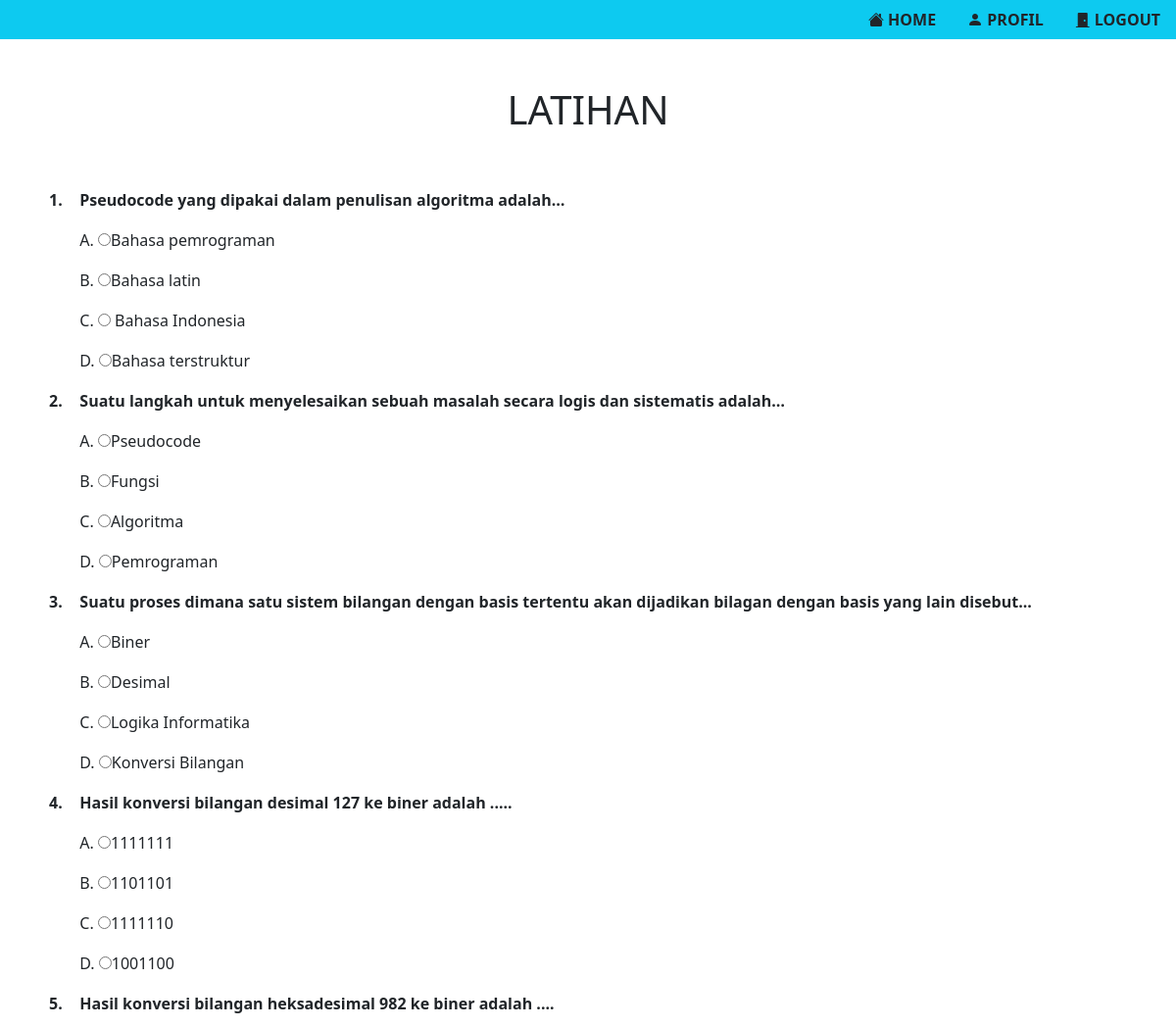
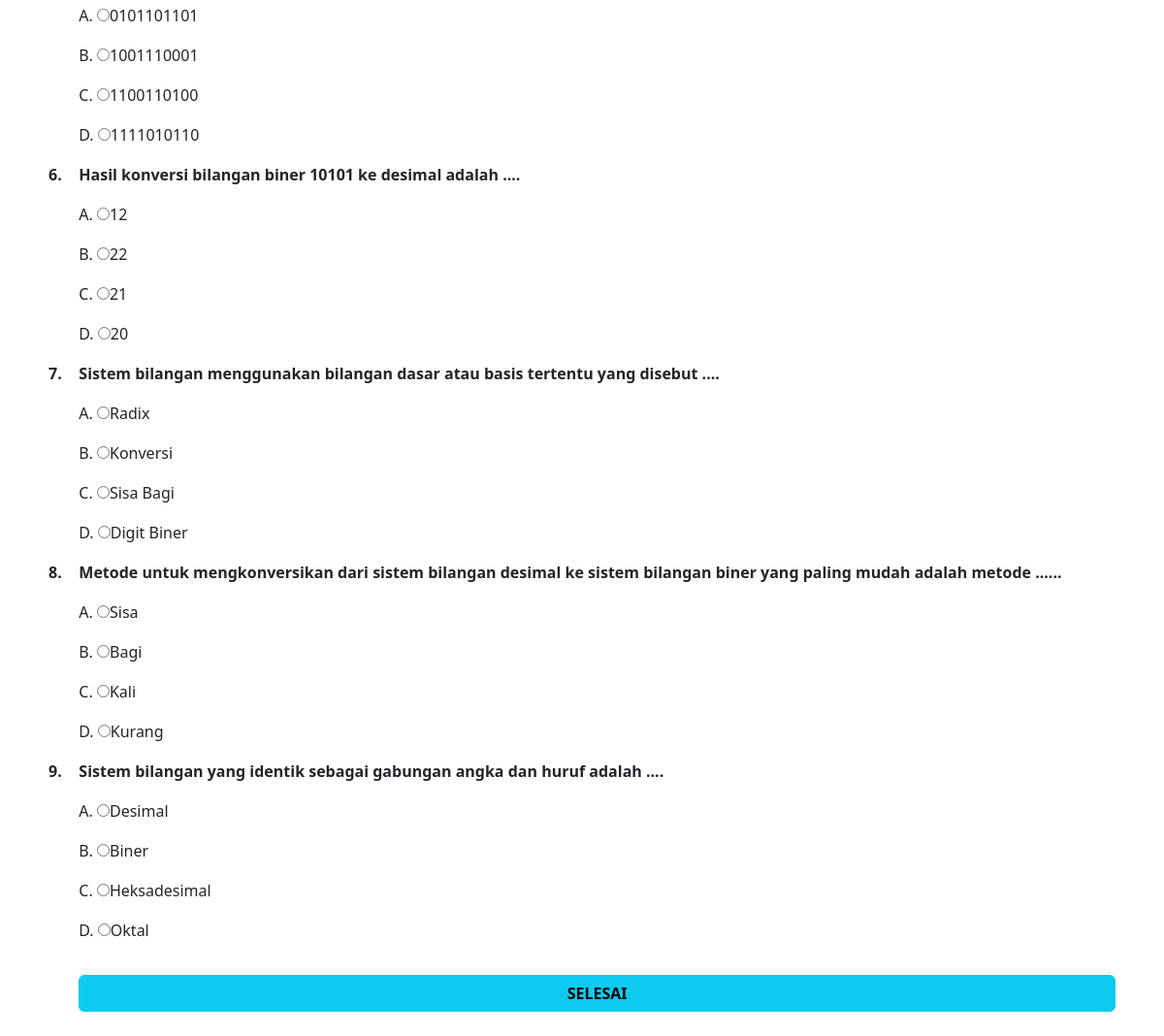
Screenshot of /soal.php (signed in) with the database file from the repository (2 pictures, top to bottom).
### tables this page shows
CREATE TABLE `soals` (
  `id` int(11) NOT NULL,
  `soal` text NOT NULL,
  `a` varchar(50) NOT NULL,
  `b` varchar(50) NOT NULL,
  `c` varchar(50) NOT NULL,
  `d` varchar(50) NOT NULL,
  `kunci` varchar(50) NOT NULL,
  `tanggal` date NOT NULL,
  `aktif` enum('Y','N') NOT NULL
);

### soal.php (the view, shortened to what this page needs)
<?php
include './source/execution/connection.php';
?>
<!DOCTYPE html>
<html lang="en">
<head>
    <link rel="stylesheet" href="./source/css/master.css">
    <link rel="stylesheet" href="./source/css/bootstrap.css">
    <link rel="stylesheet" href="https://cdn.jsdelivr.net/npm/bootstrap-icons@1.9.1/font/bootstrap-icons.css">
</head>
<body>
    <div class="bg-info">
        <ul class="nav justify-content-end">
            <li class="nav-item transform-zoom">
                <a class="nav-link none text-dark fw-bold" href="student.php"><i class="bi bi-house-fill"></i> HOME</a>
            </li>
            <li class="nav-item transform-zoom">
                <a class="nav-link none text-dark fw-bold" href="profil.php"><i class="bi bi-person-fill"></i> PROFIL</a>
            </li>
            <li class="nav-item transform-zoom">
                <a class="nav-link none text-dark fw-bold" href="exit.php"><i class="bi bi-door-closed-fill"></i> LOGOUT</a>
            </li>
        </ul>
    </div>
    <div class="text-center my-5">
        <h1>LATIHAN</h1>
    </div>
    <div class="container">
        <table class="table border-white">
            <tbody>
                <?php
                $query    = mysqli_query($connection, "SELECT * FROM soals WHERE aktif='Y' ORDER BY id DESC");
                $no = 0;
                while ($data = mysqli_fetch_array($query)) {
                    $no++
                ?>
                    <form action="jawab.php" method="POST">
                        <tr>
                            <td class="fw-bold"><?php echo $no ?>.</td>
                            <td class="fw-bold"><?php echo $data['soal']; ?></td>
                        </tr>
                        <tr>
                            <td></td>
                            <td>A. <input class="radio" name="pilihan[<?php echo $data['id'] ?>]" type="radio" value="A"><?php echo $data['a']; ?></td>
                        </tr>
                        <tr>
                            <td></td>
                            <td>B. <input class="radio" name="pilihan[<?php echo $data['id'] ?>]" type="radio" value="B"><?php echo $data['b']; ?></td>
                        </tr>
                        <tr>
                            <td></td>
                            <td>C. <input class="radio" name="pilihan[<?php echo $data['id'] ?>]" type="radio" value="C"><?php echo $data['c']; ?></td>
                        </tr>
                        <tr>
                            <td></td>
                            <td>D. <input class="radio" name="pilihan[<?php echo $data['id'] ?>]" type="radio" value="D"><?php echo $data['d']; ?></td>
                        </tr>
                    <?php
                }
                    ?>
                    <tr>
                        <td></td>
                        <td></td>
                    </tr>
                    <tr>
                        <td></td>
                        <td>
                            <input class="btn-info btn w-100 fw-bold" type="submit" name="submit" value="SELESAI" onclick="return confirm('Perhatian! Apakah Anda sudah yakin dengan semua jawaban Anda?')">
                        </td>
                    </tr>
                    </form>
            </tbody>
        </table>
    </div>
</body>
</html>

### source/css/master.css (style rules this page uses)
.none { text-decoration: none; }
.transform-zoom { -webkit-transition: transform 0.5s; transition: transform 0.5s; }

### rows the page displays
soals: soal "Pseudocode yang dipakai dalam penulisan algoritma adalah…", a "Bahasa pemrograman", b "Bahasa latin", c "Bahasa Indonesia", d "Bahasa terstruktur"
soals: soal "Suatu langkah untuk menyelesaikan sebuah masalah secara logis dan sistematis adalah…", a "Pseudocode", b "Fungsi", c "Algoritma", d "Pemrograman"
soals: soal "Suatu proses dimana satu sistem bilangan dengan basis tertentu akan dijadikan bilagan dengan basis yang lain disebut...", a "Biner", b "Desimal", c "Logika Informatika", d "Konversi Bilangan"
soals: soal "Hasil konversi bilangan desimal 127 ke biner adalah .....", a "1111111", b "1101101", c "1111110", d "1001100"
soals: soal "Hasil konversi bilangan heksadesimal 982 ke biner adalah ....", a "0101101101", b "1001110001", c "1100110100", d "1111010110"
soals: soal "Hasil konversi bilangan biner 10101 ke desimal adalah ....", a "12", b "22", c "21", d "20"
soals: soal "Sistem bilangan menggunakan bilangan dasar atau basis tertentu yang disebut ....", a "Radix", b "Konversi", c "Sisa Bagi", d "Digit Biner"
soals: soal "Metode untuk mengkonversikan dari sistem bilangan desimal ke sistem bilangan biner yang paling mudah adalah metode ......", a "Sisa", b "Bagi", c "Kali", d "Kurang"
soals: soal "Sistem bilangan yang identik sebagai gabungan angka dan huruf adalah ....", a "Desimal", b "Biner", c "Heksadesimal", d "Oktal"
